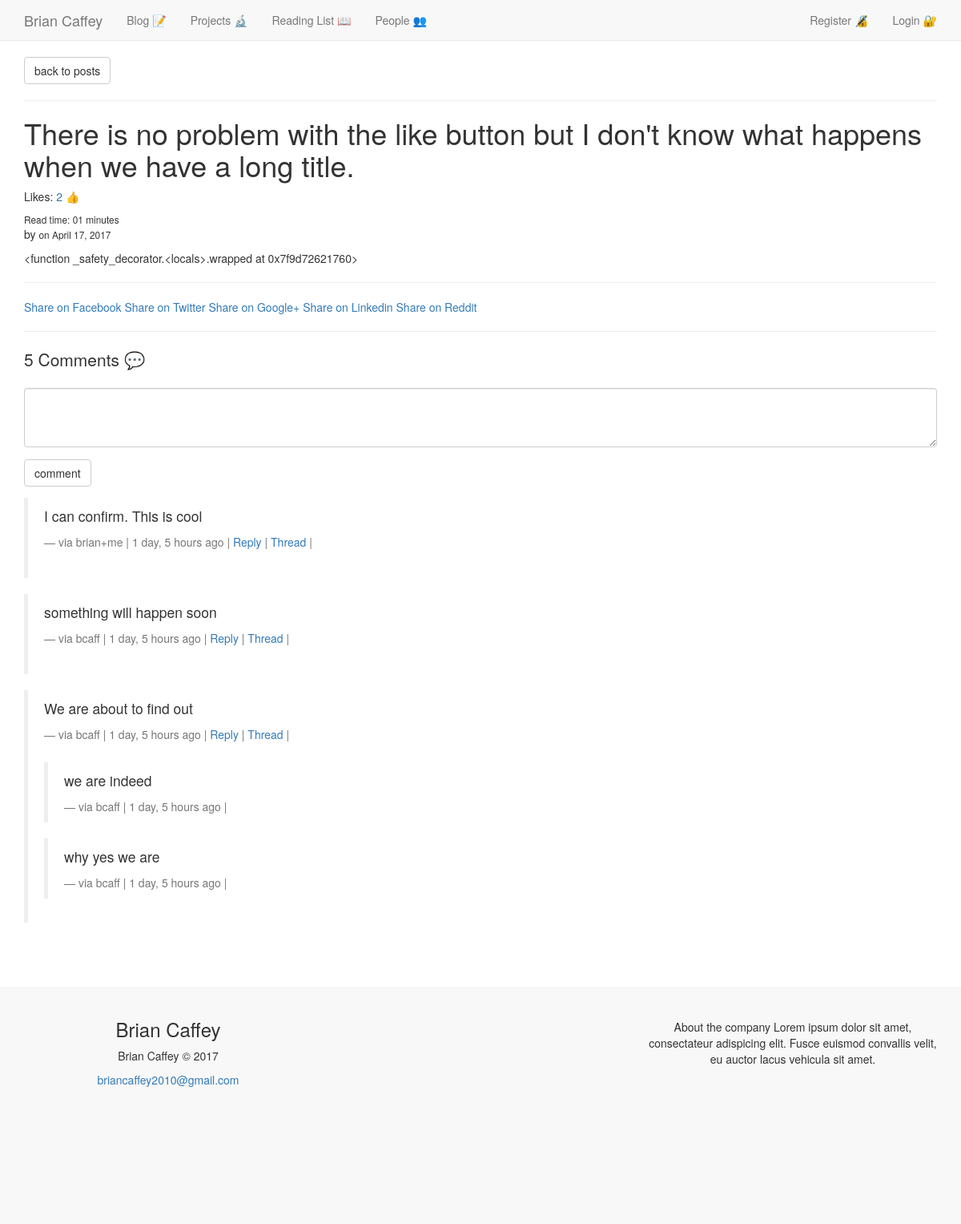
/blog/there-is-no-problem-with-the-like-button-but-i-dont-know-what-happens-when-we-have-a-long-title/, run on an earlier commit of the app's database.
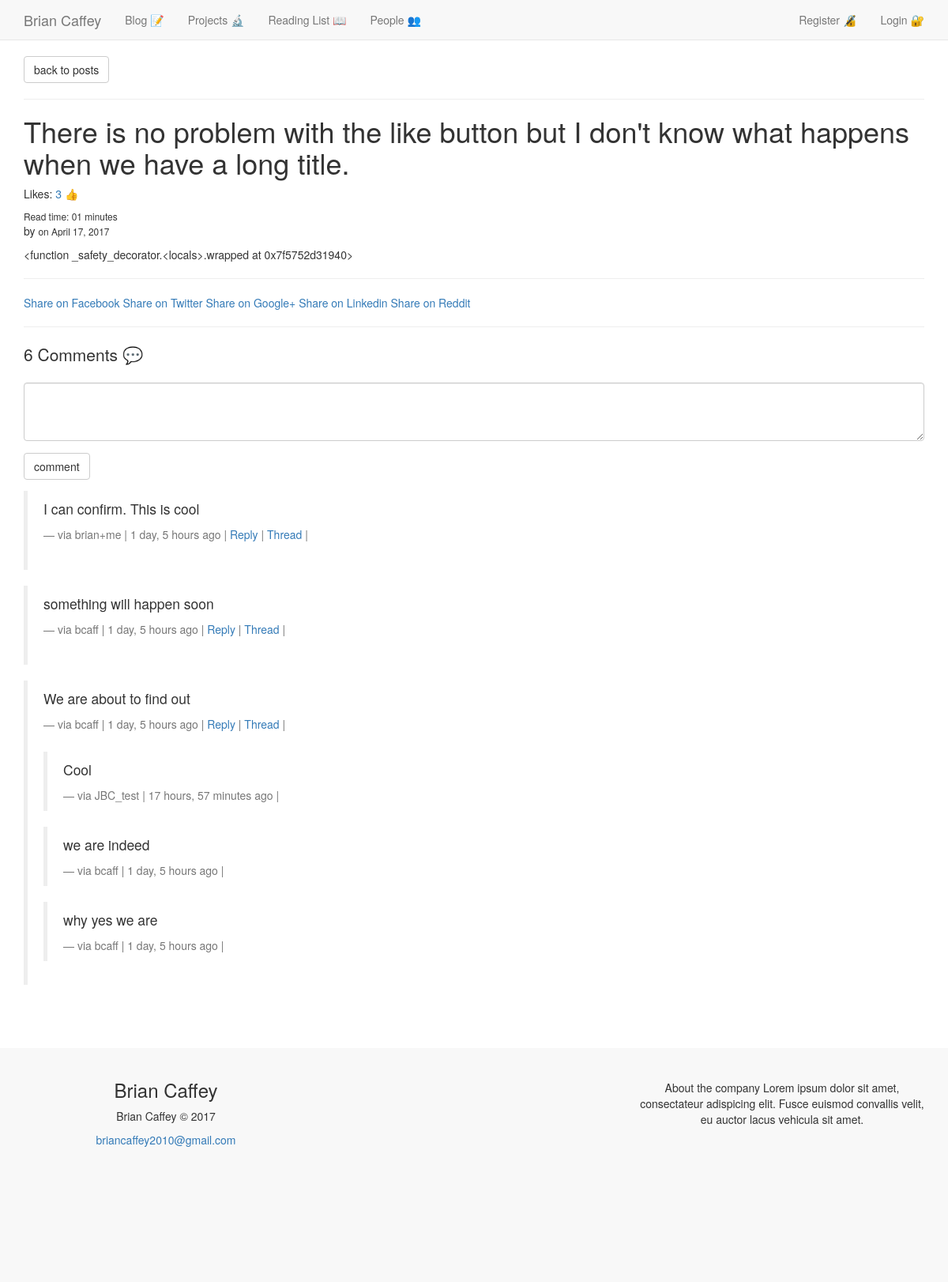
And on a later commit of the database.
### posts/models.py (models this page shows, shortened)
class Post(models.Model):
	user = models.ForeignKey(settings.AUTH_USER_MODEL)
	approved = models.BooleanField(default=False, blank=True)
	title = models.CharField(max_length=100)
	slug = models.SlugField(unique=True)
	height_field = models.IntegerField(default=0)
	width_field = models.IntegerField(default=0)
	image = models.ImageField(
		upload_to=upload_location,
		width_field = "width_field",
		height_field = "height_field",
		null=True,
		blank=True)
	likes = models.ManyToManyField(settings.AUTH_USER_MODEL, blank=True, related_name='post_likes')
	content = models.TextField()
	draft = models.BooleanField(default=False)
	publish = models.DateField(auto_now=False, auto_now_add=False)
	read_time = models.TimeField(null=True, blank=True)
	updated = models.DateTimeField(auto_now=True, auto_now_add=False)
	timestamp = models.DateTimeField(auto_now=False, auto_now_add=True)
	class Meta:
		ordering = ['-timestamp', '-updated']
	def get_markdown(self):
		content = self.content
		return mark_safe(markdown(content))
	objects = PostManager()
	@property
	def comments(self):
		instance = self
		qs = Comment.objects.filter_by_instance(instance)
		return qs
	@property
	def get_content_type(self):
		instance = self
		content_type = ContentType.objects.get_for_model(instance.__class__)
		return content_type

### comments/models.py (models this page shows, shortened)
class Comment(models.Model):
	user 		= models.ForeignKey(settings.AUTH_USER_MODEL, default=1)
	content_type=models.ForeignKey(ContentType, on_delete=models.CASCADE)
	object_id 	= models.PositiveIntegerField()
	content_object = GenericForeignKey('content_type', 'object_id')
	parent 		= models.ForeignKey("self", null=True, blank=True)
	content 	= models.TextField()
	timestamp 	= models.DateTimeField(auto_now_add=True)
	class Meta:
		ordering = ['-timestamp']
	objects = CommentManager()
	def children(self):
		return Comment.objects.filter(parent=self)
	@property
	def is_parent(self):
		if self.parent is not None:
			return False
		return True

### posts/views.py (the view, shortened to what this page needs)
# urls.py: url(r'^(?P<slug>.+)/$', posts_detail, name='detail'),
def posts_detail(request, slug):
	instance = get_object_or_404(Post, slug=slug)
	if instance.draft or instance.publish > timezone.now().date():
		if not request.user.is_staff or not request.user.is_superuser:
			raise Http404
	share_string = quote_plus(instance.content)
	initial_data = {
		'content_type':instance.get_content_type,
		'object_id':instance.id
	}
	form = CommentForm(request.POST or None, initial=initial_data)
	comments = instance.comments
	context = {
		'title':instance.title,
		'instance':instance,
		'share_string':share_string,
		'comments':comments,
		'comment_form':form,
	}
	return render(request, "post_detail.html", context)

### comments/forms.py
class CommentForm(forms.Form):
	content_type = forms.CharField(widget=forms.HiddenInput)
	object_id = forms.IntegerField(widget=forms.HiddenInput)
	content = forms.CharField(label='', widget=forms.Textarea(
		attrs={'rows':3}))

### comments/models.py (called while the page is built)
	def filter_by_instance(self, instance):
		content_type = ContentType.objects.get_for_model(instance.__class__)
		obj_id = instance.id
		qs = super(CommentManager, self).filter(content_type=content_type, object_id=obj_id)
		return qs

### posts/templatetags/urlify.py (called while the page is built)
@register.filter
def urlify(value):
	return quote_plus(value)

### templates/post_detail.html (shortened to what this page needs)
{% extends 'base.html' %}
{% load crispy_forms_tags %}
{% load urlify %}
{% block nav %}{% include 'nav.html' %}{% endblock %}
{% block content %}
<div class="">
	<p><a class="btn btn-default" href="{% url 'posts:list'%}">back to posts</a></p>
	<hr>
		<h1>{{ instance.title }} </h1>
		{% if user.is_authenticated %}
		<p>Likes: <a class="like-btn" data-href="{{ instance.get_api_like_url }}" data-like="{{ instance.likes.count }}" href="#like">{{ instance.likes.count }} 👍</a></p>
		{% else %}
		<p>Likes: <a href="#login" data-toggle="modal" data-target="#myModal-login">{{ instance.likes.count }} 👍</a></p>
		{% endif %}
		<small>Read time: {{ instance.read_time | time:"i" }} minutes</small><br />
		<p>by {{ instance.user.first_name }} <small>on {{ instance.publish }}</small></p>
		<div class="post-detail-item">{{ instance.get_markdown }}</div>
		<hr>
		<a href="https://www.facebook.com/sharer/sharer.php?u={{ request.build_absolute_uri }}">Share on Facebook</a>
		<a href="https://twitter.com/home?status={{ instance.title | truncatechars:30 | urlify }}%20{{ request.build_absolute_uri }}">Share on Twitter</a>
		<a href='https://plus.google.com/share?url={{ request.build_absolute_uri }}'>Share on Google+</a>
		<a href="https://www.linkedin.com/shareArticle?mini=true&url={{ request.build_absolute_uri }}&title={{ instance.title | urlify }}&summary={{ instance.content | truncatechars:50 | urlify }}&source={{ request.build_absolute_uri }}">
		Share on Linkedin</a>
		<a href='http://www.reddit.com/submit?url={{ request.build_absolute_uri }}&title={{ instance.title | urlify }}'>Share on Reddit</a>
		<hr>
		<div>
			<p class="lead">{{ comments.all.count }} Comment{{ comments.all.count | pluralize }} 💬</p>
			<form method="POST" action=".">{% csrf_token %}
				{{ comment_form | crispy }}
				<input type="submit" value="comment" class="btn btn-default"></input>
			</form>
			{% for comment in comments %}
			{% if comment.is_parent %}
				<blockquote>
	  			<p>{{ comment.content }}</p>
				<small>via {{ comment.user }} | {{ comment.timestamp | timesince }} ago | <a class="comment-reply-btn" href="#">Reply</a> | <a href="{% url 'comments:thread' pk=comment.id %}">Thread</a> | </small>
				<br />
				{% for reply in comment.children %}
				<blockquote>
					<p>{{ reply.content | safe }}</p>
					<small>via {{ reply.user }} | {{ reply.timestamp | timesince }} ago | {% if user == reply.user %}<a href="{% url 'comments:delete' pk=reply.id %}">Delete</a>{% endif %}</small>
				</blockquote>
				{% endfor %}
				</blockquote>
			{% endif %}
			{% endfor %}
		</div>
</div>
{% endblock content %}

What changed in the data, as far as the page shows it:
computed for Post: likes.count "2" → "3"; get_markdown "<function _safety_decorator.<locals>.wrapped at 0x7f9d72621760>" → "<function _safety_decorator.<locals>.wrapped at 0x7f5752d31940>"
added Comment: content "Cool", user "JBC_test", timestamp "17 hours, 57 minutes", shown under "We are about to find out"
Also different on the page:
{{ comments.all.count }}: "5" → "6"
